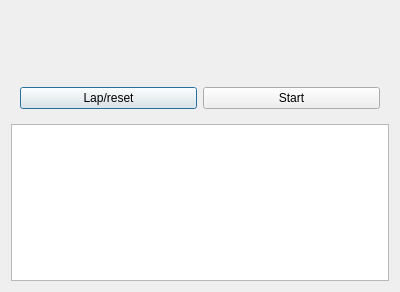
<?xml version="1.0" encoding="UTF-8"?>
<ui version="4.0">
 <class>StopwatchWindow</class>
 <widget class="QDialog" name="StopwatchWindow">
  <property name="geometry">
   <rect>
    <x>0</x>
    <y>0</y>
    <width>400</width>
    <height>292</height>
   </rect>
  </property>
  <property name="windowTitle">
   <string>Dialog</string>
  </property>
  <layout class="QVBoxLayout" name="verticalLayout">
   <item>
    <widget class="QLabel" name="labelTime">
     <property name="font">
      <font>
       <pointsize>40</pointsize>
      </font>
     </property>
     <property name="text">
      <string/>
     </property>
     <property name="alignment">
      <set>Qt::AlignmentFlag::AlignCenter</set>
     </property>
    </widget>
   </item>
   <item>
    <widget class="QWidget" name="layoutMain" native="true">
     <layout class="QHBoxLayout" name="horizontalLayout">
      <item>
       <widget class="QPushButton" name="btnLap">
        <property name="text">
         <string>Lap/reset</string>
        </property>
       </widget>
      </item>
      <item>
       <widget class="QPushButton" name="btnStartStop">
        <property name="text">
         <string>Start</string>
        </property>
       </widget>
      </item>
     </layout>
    </widget>
   </item>
   <item>
    <widget class="QListWidget" name="listLaps"/>
   </item>
  </layout>
 </widget>
 <resources/>
 <connections/>
</ui>
